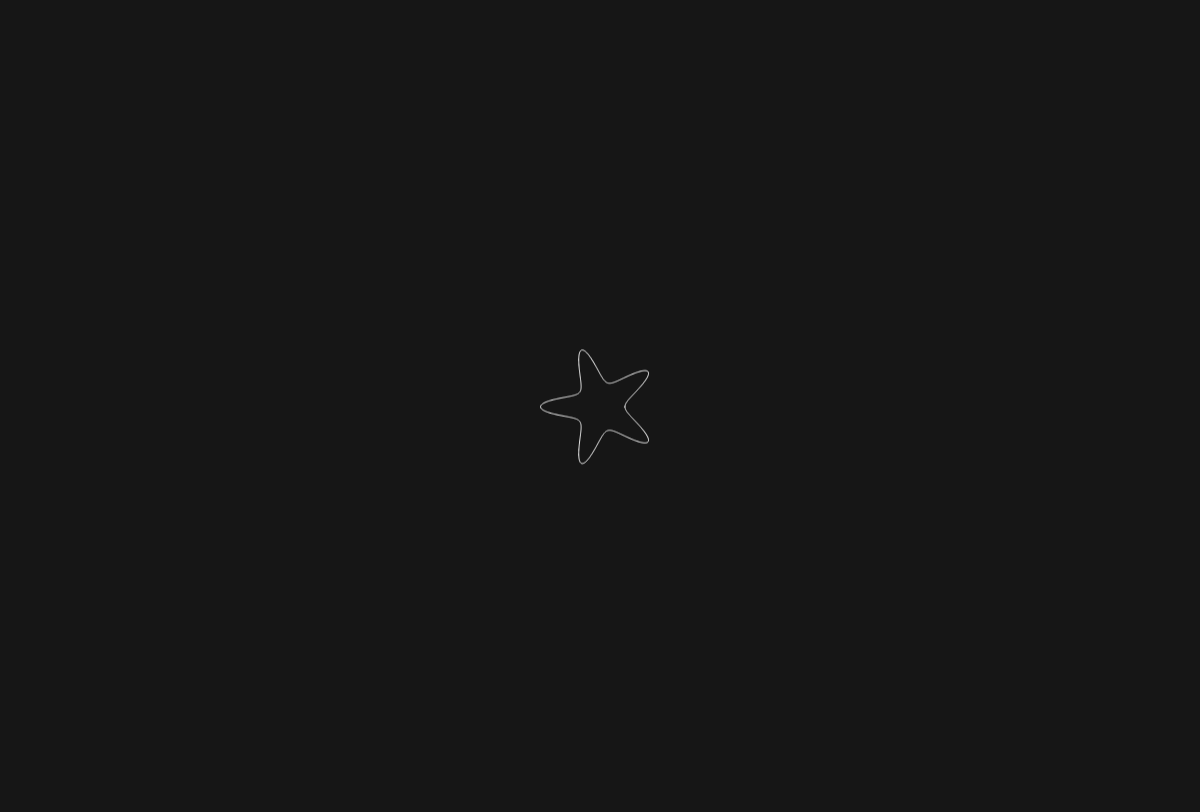
Frame 1 (no input)
Frame 60 (no input): identical to frame 1, image omitted
Frame 120 (the mouse pressed at the canvas centre since frame 60): identical to frame 1, image omitted

The p5.js sketch that drew this single still picture (run headless with seeded random() and noise() and a simulated clock; from frame 60 on, the mouse is pressed at the canvas centre):

// p5.js sketch
// ── sketch.js
var m = 5;
var n1 = 2;
var n2 = 7;
var n3 = 7;
var a = 1;
var b = 1;
var radius = 50;
var mSlider;
var n1Slider;
var n2Slider;
var n3Slider;
function superShape(theta) {
  var part1 = (1 / a) * cos((theta * m) / 4);
  part1 = abs(part1);
  part1 = pow(part1, n2);

  var part2 = (1 / b) * sin((theta * m) / 4);
  part2 = abs(part2);
  part2 = pow(part2, n3);

  var part3 = n1 * sqrt(part1 + part2);
  if (part3 === 0) {
    return 0;
  }
  return 1 / part3;
}

function setup() {
  createCanvas(window.innerWidth, (window.innerHeight * 13) / 16);
  mSlider = createSlider(0.1, 25, 5, 0.01);
  n1Slider = createSlider(0.1, 25, 2, 0.01);
  n2Slider = createSlider(0.1, 25, 7, 0.01);
  n3Slider = createSlider(0.1, 25, 7, 0.01);
}

function draw() {
  //start
  translate(width / 2, height / 2);
  background(22);
  noFill();
  stroke(255);
  //update
  m = mSlider.value();
  n1 = n1Slider.value();
  n2 = n2Slider.value();
  n3 = n3Slider.value();
  //calc
  beginShape();
  for (var angle = 0; angle < TWO_PI; angle += 0.01) {
    var r = superShape(angle);
    var x = radius * r * cos(angle);
    var y = radius * r * sin(angle);
    vertex(x, y);
  }
  endShape(CLOSE);
}

// ── style.css
html,
body {
  margin: 0;
  padding: 0;
  display: flex;
  justify-content: center;
  flex-direction: column;
}

canvas {
  display: block;
}
